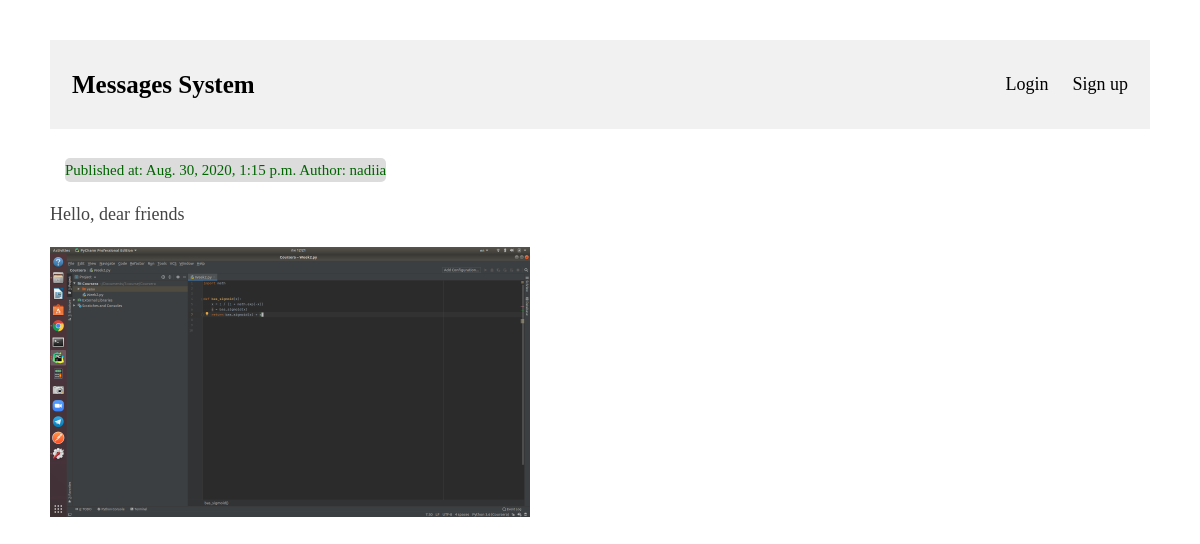
/messages/2/, run on the app's committed database.
### messages/models.py (models this page shows)
class Message(models.Model):
    user = models.ForeignKey(User, on_delete=models.CASCADE)
    text = models.CharField(max_length=255)
    pub_date = models.DateTimeField('date published', default=datetime.now)
    image = models.ImageField(upload_to='images', null=True, blank=True)

### messages/views.py (the view)
# urls.py: re_path(r'^(?P<message_id>\d+)/$', views.detail, name='detail'),
def detail(request, message_id):
    return render(request, "detail.html", {"message": get_object_or_404(Message, pk=message_id)})

### messages/templates/detail.html
{% extends "base.html" %}
{% block content %}
    <br><small>
        Published at: {{ message.pub_date }}
        Author: {{ message.user.username }}
    </small>
    <p>{{ message.text }}</p>
    {% if message.image %}<img src="/media/{{ message.image }}" alt="Image">{% endif %}
{% endblock %}

### messages/static/main.css (style rules this page uses)
body { margin:40px auto; line-height:1.6; font-size:18px; color:#444; padding:0 50px; }
small { color: darkgreen; background-color: gainsboro; border-radius: 5px; text-decoration: none; display: inline-block; margin-left: 1em; }
p, div.button { text-align: left; }
img { position: relative; height: 15em; }

### data on the page
Message: pub_date "Aug. 30, 2020, 1:15 p.m.", user.username "nadiia", text "Hello, dear friends", image (picture)
